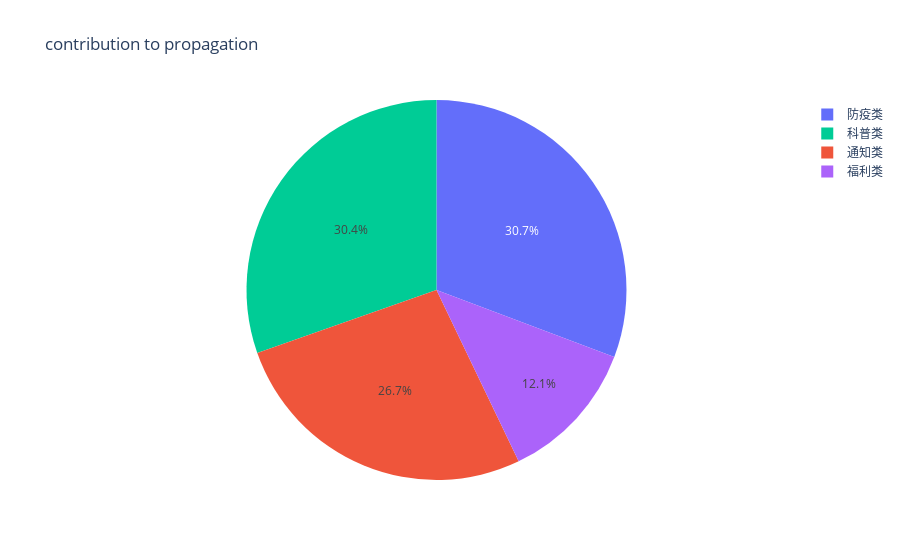

Source (notebook cell):
### Code cell
propophoto=px.pie(tag,
      values = 'propagation',
      names = 'cname',
      hover_name='name',
      color='cname',
      title = 'contribution to propagation')
propophoto.show()

### Figure 1 — Plotly figure (JSON) as saved in the notebook; plotly's stock layout.template omitted (floating-point values rounded to 4 significant figures)
{"data": [{"customdata": [["防疫类"], ["通知类"], ["科普类"], ["福利类"]], "domain": {"x": [0, 1], "y": [0, 1]}, "hovertemplate": "<b>%{hovertext}</b><br><br>cname=%{customdata[0]}<br>propagation=%{value}<extra></extra>", "hovertext": ["pandemic", "information", "science", "welfare"], "labels": ["防疫类", "通知类", "科普类", "福利类"], "legendgroup": "", "marker": {"colors": ["#636efa", "#EF553B", "#00cc96", "#ab63fa"]}, "name": "", "showlegend": true, "type": "pie", "values": [0.4913, 0.4271, 0.4856, 0.194]}], "layout": {"autosize": true, "legend": {"tracegroupgap": 0}, "title": {"text": "contribution to propagation"}}}
